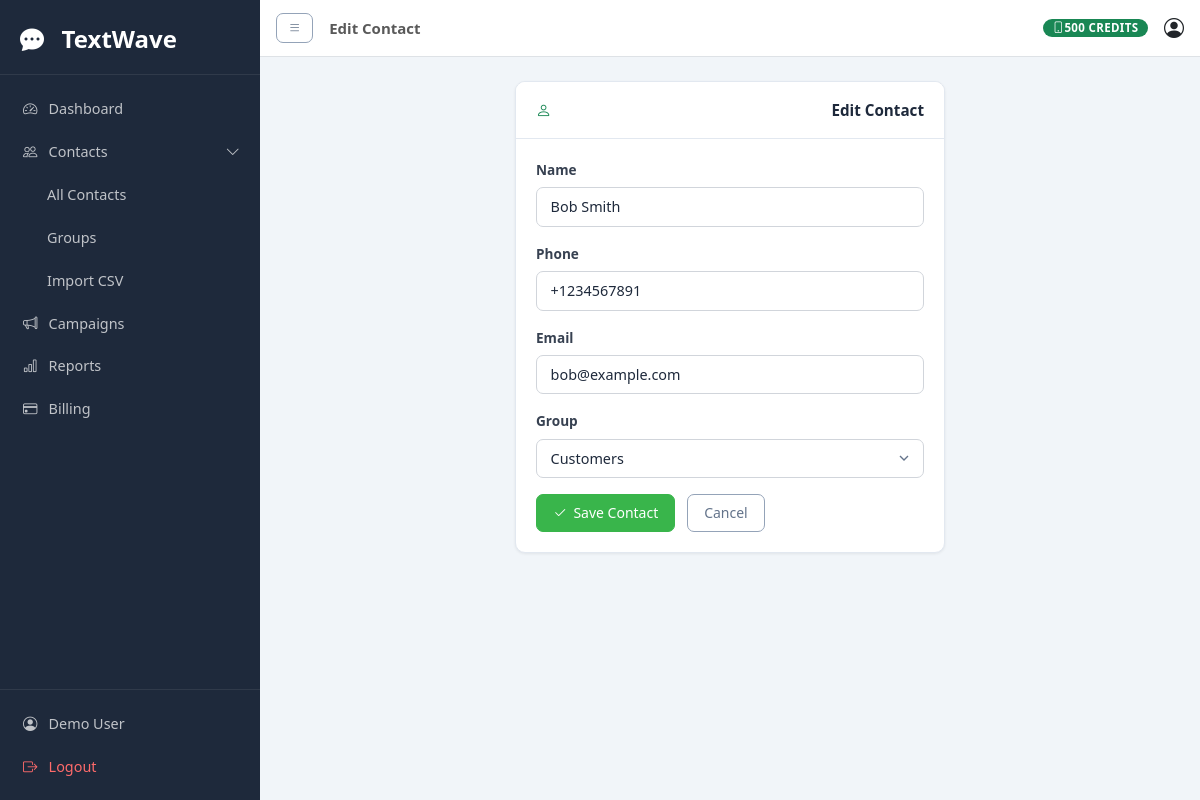
Page /contacts/2/edit/ (signed in) on the committed database.
### apps/accounts/models.py (models this page shows, shortened)
class UserProfile(models.Model):
    user = models.OneToOneField(User, on_delete=models.CASCADE, related_name='profile')
    phone = models.CharField(max_length=20, blank=True)
    company = models.CharField(max_length=100, blank=True)
    sms_balance = models.IntegerField(default=0)
    api_key = models.CharField(max_length=64, unique=True, default='')
    sender_id = models.CharField(max_length=11, default='TextWave')
    created_at = models.DateTimeField(auto_now_add=True)
    updated_at = models.DateTimeField(auto_now=True)

### apps/contacts/models.py (models this page shows, shortened)
class Contact(models.Model):
    name = models.CharField(max_length=100)
    phone = models.CharField(max_length=20)
    email = models.EmailField(blank=True)
    group = models.ForeignKey(ContactGroup, on_delete=models.SET_NULL, null=True, blank=True, related_name='contacts')
    user = models.ForeignKey(User, on_delete=models.CASCADE, related_name='contacts')
    created_at = models.DateTimeField(auto_now_add=True)
    updated_at = models.DateTimeField(auto_now=True)
    class Meta:
        ordering = ['-created_at']

### apps/contacts/views.py (the view)
# urls.py: path('<int:pk>/edit/', views.contact_edit, name='contact_edit'),
@login_required
def contact_edit(request, pk):
    contact = get_object_or_404(Contact, pk=pk, user=request.user)
    form = ContactForm(request.user, request.POST or None, instance=contact)
    if request.method == 'POST' and form.is_valid():
        form.save()
        messages.success(request, f'Contact {contact.name} updated successfully.')
        return redirect('contacts:contact_list')
    return render(request, 'contacts/contact_form.html', {'form': form, 'title': 'Edit Contact', 'contact': contact})

### apps/contacts/forms.py
class ContactForm(forms.ModelForm):
    class Meta:
        model = Contact
        fields = ('name', 'phone', 'email', 'group')
        widgets = {
            'name': forms.TextInput(attrs={'class': 'form-control'}),
            'phone': forms.TextInput(attrs={'class': 'form-control'}),
            'email': forms.EmailInput(attrs={'class': 'form-control'}),
            'group': forms.Select(attrs={'class': 'form-select'}),
        }
    def __init__(self, user, *args, **kwargs):
        super().__init__(*args, **kwargs)
        self.fields['group'].queryset = ContactGroup.objects.filter(user=user)
        self.fields['group'].required = False

### apps/contacts/models.py (called while the page is built)
    def __str__(self):
        return self.name

### templates/contacts/contact_form.html (shortened to what this page needs)
{% extends 'base.html' %}
{% block page_title %}{{ title }}{% endblock %}
{% block content %}
<div class="row justify-content-center">
    <div class="col-md-6">
        <div class="card">
            <div class="card-header d-flex align-items-center gap-2">
                <i class="bi bi-person text-success"></i>
                <span>{{ title }}</span>
            </div>
            <div class="card-body">
                <form method="post">
                    {% for field in form %}
                    <div class="mb-3">
                        <label class="form-label fw-semibold">{{ field.label }}</label>
                        {{ field }}
                    </div>
                    {% endfor %}
                    <button type="submit" class="btn btn-primary">
                        <i class="bi bi-check2"></i> Save Contact
                    </button>
                    <a href="{% url 'contacts:contact_list' %}" class="btn btn-outline-secondary ms-2">Cancel</a>
                </form>
            </div>
        </div>
    </div>
</div>
{% endblock %}

### templates/base.html (shortened to what this page needs)
{% load static %}
<!DOCTYPE html>
<html lang="en">
<head>
    <link rel="stylesheet" href="https://cdn.jsdelivr.net/npm/bootstrap@5.3.0/dist/css/bootstrap.min.css">
    <link rel="stylesheet" href="https://cdn.jsdelivr.net/npm/bootstrap-icons@1.11.0/font/bootstrap-icons.css">
    <link rel="stylesheet" href="{% static 'css/main.css' %}">
</head>
<body>
    <div class="d-flex" id="wrapper">
        <nav id="sidebar" class="sidebar">
            <div class="sidebar-brand">
                <i class="bi bi-chat-dots-fill text-white me-2" style="font-size: 1.5rem;"></i>
                <span class="text-white fw-bold fs-4">TextWave</span>
            </div>
            <ul class="sidebar-nav list-unstyled">
                <li>
                    <a href="{% url 'core:dashboard' %}" class="sidebar-link {% if request.resolver_match.url_name == 'dashboard' %}active{% endif %}">
                        <i class="bi bi-speedometer2"></i> Dashboard
                    </a>
                </li>
                <li>
                    <a href="#contactsSubmenu" data-bs-toggle="collapse" class="sidebar-link">
                        <i class="bi bi-people"></i> Contacts <i class="bi bi-chevron-down ms-auto"></i>
                    </a>
                    <ul class="collapse list-unstyled ps-4 {% if request.resolver_match.namespace == 'contacts' %}show{% endif %}" id="contactsSubmenu">
                        <li><a href="{% url 'contacts:contact_list' %}" class="sidebar-link small">All Contacts</a></li>
                        <li><a href="{% url 'contacts:group_list' %}" class="sidebar-link small">Groups</a></li>
                        <li><a href="{% url 'contacts:import_contacts' %}" class="sidebar-link small">Import CSV</a></li>
                    </ul>
                </li>
                <li>
                    <a href="{% url 'campaigns:campaign_list' %}" class="sidebar-link {% if request.resolver_match.namespace == 'campaigns' %}active{% endif %}">
                        <i class="bi bi-megaphone"></i> Campaigns
                    </a>
                </li>
                <li>
                    <a href="{% url 'reports:report_list' %}" class="sidebar-link {% if request.resolver_match.namespace == 'reports' %}active{% endif %}">
                        <i class="bi bi-bar-chart"></i> Reports
                    </a>
                </li>
                <li>
                    <a href="{% url 'billing:billing' %}" class="sidebar-link {% if request.resolver_match.namespace == 'billing' %}active{% endif %}">
                        <i class="bi bi-credit-card"></i> Billing
                    </a>
                </li>
            </ul>
            <div class="sidebar-footer">
                <a href="{% url 'accounts:profile' %}" class="sidebar-link">
                    <i class="bi bi-person-circle"></i> {{ request.user.get_full_name|default:request.user.username }}
                </a>
                <a href="{% url 'accounts:logout' %}" class="sidebar-link" style="color: #ff6b6b;">
                    <i class="bi bi-box-arrow-right"></i> Logout
                </a>
            </div>
        </nav>
        <div id="page-content-wrapper" class="flex-grow-1">
            <nav class="navbar navbar-expand-lg navbar-light bg-white border-bottom px-3">
                <button id="menu-toggle" class="btn btn-sm btn-outline-secondary me-3">
                    <i class="bi bi-list"></i>
                </button>
                <span class="navbar-text fw-semibold">{% block page_title %}{% endblock %}</span>
                <div class="ms-auto d-flex align-items-center gap-3">
                    <span class="badge bg-success">
                        <i class="bi bi-phone"></i> {{ request.user.profile.sms_balance }} credits
                    </span>
                    <a href="{% url 'accounts:profile' %}" class="text-decoration-none text-dark">
                        <i class="bi bi-person-circle fs-5"></i>
                    </a>
                </div>
            </nav>
            <div class="container-fluid px-4 py-3">
                {% block content %}{% endblock %}
            </div>
        </div>
    </div>
</body>
</html>

### static/css/main.css (style rules this page uses)
*, *::before, *::after { box-sizing: border-box; margin: 0; padding: 0; }
html { font-size: 16px; }
body { font-family: 'Segoe UI', system-ui, -apple-system, BlinkMacSystemFont, sans-serif; font-size: 0.9375rem; line-height: 1.6; color: #1e293b; background: #f1f5f9; }
a { color: #39B54B; text-decoration: none; }
ul { list-style: none; padding: 0; margin: 0; }
#wrapper { display: flex; min-height: 100vh; }
#sidebar { width: 260px; min-height: 100vh; background: #1e293b; display: flex; flex-direction: column; flex-shrink: 0; position: sticky; top: 0; height: 100vh; overflow-y: auto; transition: width 0.25s ease; z-index: 100; }
#page-content-wrapper { flex: 1; min-width: 0; display: flex; flex-direction: column; }
.sidebar-brand { padding: 1.25rem 1.25rem 1rem; border-bottom: 1px solid rgba(255,255,255,0.08); display: flex; align-items: center; gap: 0.6rem; white-space: nowrap; }
.sidebar-nav { flex: 1; padding: 0.75rem 0; overflow-y: auto; }
.sidebar-link { display: flex; align-items: center; gap: 0.7rem; padding: 0.62rem 1.25rem; color: rgba(255,255,255,0.72); text-decoration: none; font-size: 0.9rem; font-weight: 500; border-left: 3px solid transparent; transition: all 0.15s; white-space: nowrap; }
.sidebar-footer { padding: 0.75rem 0; border-top: 1px solid rgba(255,255,255,0.08); }
.card { background: #fff; border: 1px solid #e2e8f0; border-radius: 10px; box-shadow: 0 1px 3px rgba(0,0,0,0.07); overflow: hidden; }
.card-header { padding: 1rem 1.25rem; border-bottom: 1px solid #e2e8f0; background: #fff; font-weight: 600; font-size: 0.95rem; color: #1e293b; display: flex; align-items: center; justify-content: space-between; gap: 0.5rem; }
.card-body { padding: 1.25rem; }
.btn { display: inline-flex; align-items: center; gap: 0.4rem; padding: 0.45rem 1rem; border-radius: 7px; border: 1px solid transparent; font-size: 0.875rem; font-weight: 500; cursor: pointer; text-decoration: none; transition: all 0.15s; line-height: 1.5; white-space: nowrap; }
.btn-sm { padding: 0.3rem 0.7rem; font-size: 0.8rem; }
.btn-primary { background: #39B54B; border-color: #39B54B; color: #fff; }
.btn-outline-secondary { background: transparent; border-color: #94a3b8; color: #64748b; }
.form-label { display: block; font-size: 0.85rem; font-weight: 600; color: #374151; margin-bottom: 0.4rem; }
.form-control, .form-select { display: block; width: 100%; padding: 0.5rem 0.85rem; border: 1px solid #d1d5db; border-radius: 7px; background: #fff; font-size: 0.9rem; color: #1e293b; transition: border-color 0.15s, box-shadow 0.15s; line-height: 1.5; appearance: none; }
.form-control::placeholder { color: #94a3b8; }
.form-select { background-repeat: no-repeat; background-position: right 0.7rem center; background-size: 1rem; padding-right: 2.2rem; }
.badge { display: inline-flex; align-items: center; padding: 0.2rem 0.6rem; border-radius: 20px; font-size: 0.72rem; font-weight: 600; letter-spacing: 0.03em; text-transform: uppercase; }
.row { display: flex; flex-wrap: wrap; margin: -0.5rem; }
.d-flex { display: flex; }
.gap-2 { gap: 0.5rem; }
.gap-3 { gap: 0.75rem; }
.text-success { color: #39B54B; }
.text-white { color: #fff; }
.fw-bold { font-weight: 700; }
.fw-semibold { font-weight: 600; }
.mb-3 { margin-bottom: 0.75rem; }
.px-3 { padding-left: 0.75rem; padding-right: 0.75rem; }
.bg-white { background: #fff; }
.bg-success { background: #39B54B; color: #fff; }

### rows in the picture
Contact: form "Bob Smith" "+1234567891" "bob@example.com" "Customers"

### other values in the picture
{{ request.user.get_full_name|default:request.user.username }} "Demo User"
{{ title }} "Edit Contact"
{{ request.user.profile.sms_balance }} "500"
{{ field.label }} "Name" "Phone" "Email" "Group"
